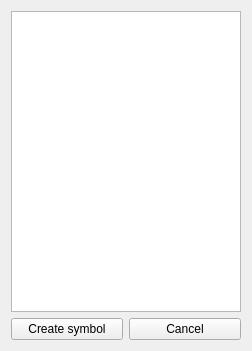
<?xml version="1.0" encoding="UTF-8"?>
<ui version="4.0">
 <class>fromKeyDialog</class>
 <widget class="QWidget" name="fromKeyDialog">
  <property name="geometry">
   <rect>
    <x>0</x>
    <y>0</y>
    <width>252</width>
    <height>351</height>
   </rect>
  </property>
  <property name="windowTitle">
   <string>From the key...</string>
  </property>
  <layout class="QGridLayout">
   <item row="0" column="0" colspan="2">
    <widget class="QListWidget" name="listWidget"/>
   </item>
   <item row="1" column="0">
    <widget class="QPushButton" name="pushButton">
     <property name="text">
      <string>Create symbol</string>
     </property>
    </widget>
   </item>
   <item row="1" column="1">
    <widget class="QPushButton" name="pushButton_2">
     <property name="text">
      <string>Cancel</string>
     </property>
    </widget>
   </item>
  </layout>
 </widget>
 <resources/>
 <connections/>
</ui>
